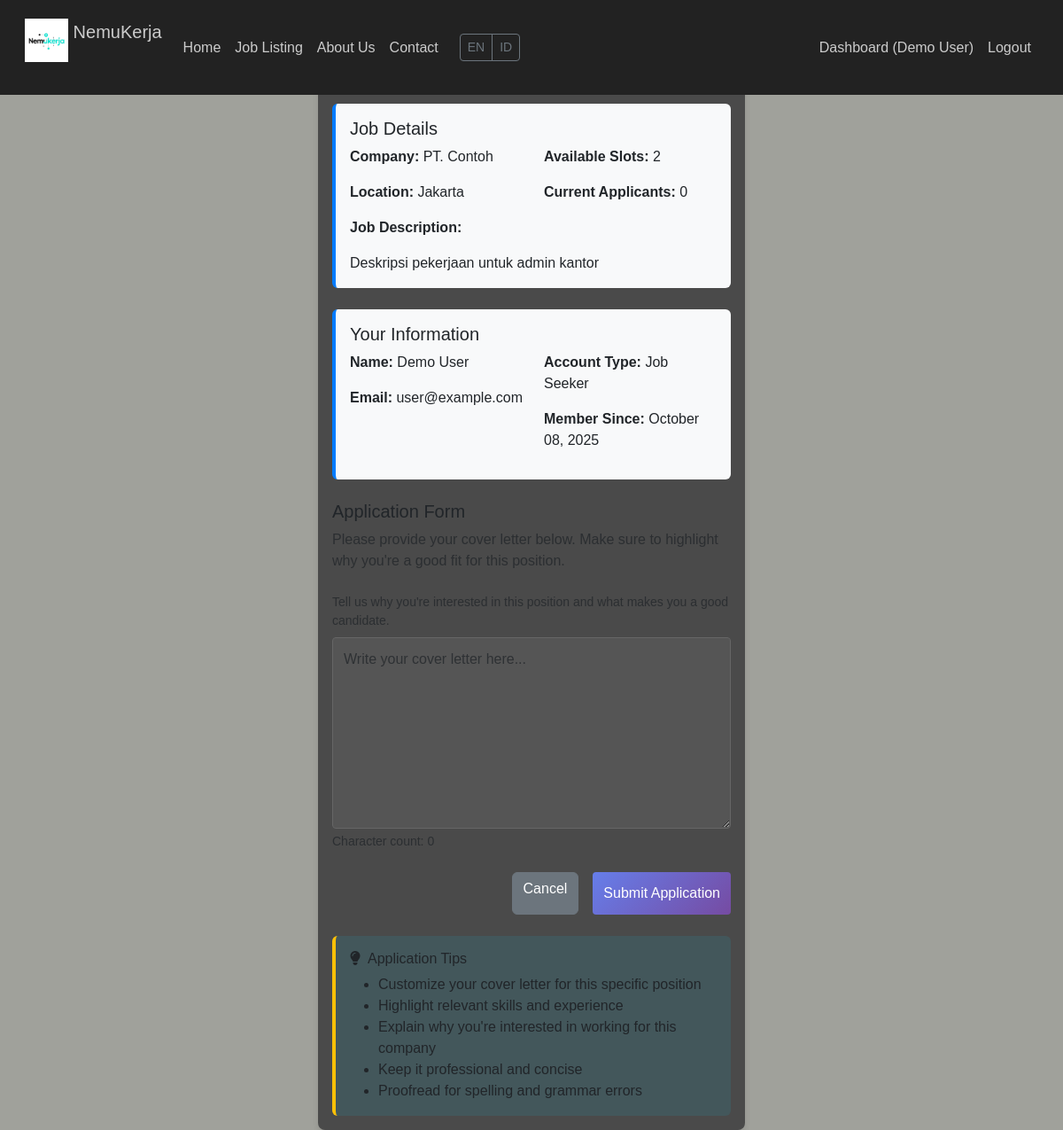
/apply/2 (signed in), run on the app's committed database.
### models.py (models this page shows)
class User(db.Model, UserMixin):
    __tablename__ = 'user'
    __table_args__ = {'extend_existing': True}
    id = db.Column(db.Integer, primary_key=True)
    email = db.Column(db.String(120), unique=True, nullable=False)
    password_hash = db.Column(db.String(128), nullable=False)
    role = db.Column(db.String(20), nullable=False)
    name = db.Column(db.String(100), nullable=False)
    phone = db.Column(db.String(20), nullable=True)
    created_at = db.Column(db.DateTime, default=datetime.utcnow)
    company = db.relationship('Company', backref='user', uselist=False, lazy=True)
    applications = db.relationship('Application', backref='applicant', lazy=True)

class Company(db.Model):
    __tablename__ = 'company'
    __table_args__ = {'extend_existing': True}
    id = db.Column(db.Integer, primary_key=True)
    user_id = db.Column(db.Integer, db.ForeignKey('user.id'), nullable=False)
    company_name = db.Column(db.String(100), nullable=False)
    description = db.Column(db.Text)
    website = db.Column(db.String(200))
    created_at = db.Column(db.DateTime, default=datetime.utcnow)
    jobs = db.relationship('Job', backref='company', lazy=True)

class Job(db.Model):
    __tablename__ = 'job'
    __table_args__ = {'extend_existing': True}
    id = db.Column(db.Integer, primary_key=True)
    title = db.Column(db.String(100), nullable=False)
    location = db.Column(db.String(100), nullable=False)
    description = db.Column(db.Text, nullable=False)
    slots = db.Column(db.Integer, nullable=False)
    is_open = db.Column(db.Boolean, default=True)
    company_id = db.Column(db.Integer, db.ForeignKey('company.id'), nullable=False)
    created_at = db.Column(db.DateTime, default=datetime.utcnow)
    applications = db.relationship('Application', backref='job', lazy=True)

### app.py (the view, shortened to what this page needs)
    @app.route('/apply/<int:job_id>', methods=['GET', 'POST'])
    @login_required
    def apply(job_id):
        if current_user.role != 'user':
            flash('Only job seekers can apply for jobs.', 'danger')
            return redirect(url_for('dashboard'))
        job = Job.query.get_or_404(job_id)
        form = ApplyForm()
        existing_application = Application.query.filter_by(
            user_id=current_user.id,
            job_id=job.id
        ).first()
        if existing_application:
            flash('You have already applied for this job.', 'warning')
            return redirect(url_for('dashboard'))
        if not job.is_open:
            flash('This job is closed.', 'warning')
            return redirect(url_for('dashboard'))
        return render_template('apply.html', form=form, job=job)

### forms.py
class ApplyForm(FlaskForm):
    cover_letter = TextAreaField('Cover Letter', validators=[DataRequired()])
    submit = SubmitField('Submit Application')

### templates/apply.html (shortened to what this page needs)
{% extends "base.html" %}
{% block content %}
<div class="row justify-content-center">
    <div class="col-md-8">
        <div class="card">
            <div class="card-header">
                <h4 class="mb-0">Apply for: {{ job.title }}</h4>
            </div>
            <div class="card-body">
                <div class="job-info mb-4 p-3 bg-light rounded">
                    <h5>Job Details</h5>
                    <div class="row">
                        <div class="col-md-6">
                            <p><strong>Company:</strong> {{ job.company.company_name }}</p>
                            <p><strong>Location:</strong> {{ job.location }}</p>
                        </div>
                        <div class="col-md-6">
                            <p><strong>Available Slots:</strong> {{ job.slots }}</p>
                            <p><strong>Current Applicants:</strong> {{ job.applications|length }}</p>
                        </div>
                    </div>
                    <p><strong>Job Description:</strong></p>
                    <p class="mb-0">{{ job.description }}</p>
                </div>
                <div class="applicant-info mb-4 p-3 bg-light rounded">
                    <h5>Your Information</h5>
                    <div class="row">
                        <div class="col-md-6">
                            <p><strong>Name:</strong> {{ current_user.name }}</p>
                            <p><strong>Email:</strong> {{ current_user.email }}</p>
                        </div>
                        <div class="col-md-6">
                            <p><strong>Account Type:</strong> Job Seeker</p>
                            <p><strong>Member Since:</strong> {{ current_user.created_at.strftime('%B %d, %Y') }}</p>
                        </div>
                    </div>
                </div>
                <div class="application-form">
                    <h5>Application Form</h5>
                    <p class="text-muted mb-4">Please provide your cover letter below. Make sure to highlight why you're a good fit for this position.</p>
                    <form method="POST" action="{{ url_for('apply', job_id=job.id) }}">
                        <div class="form-group mb-4">
                            <small class="text-muted d-block mb-2">
                                Tell us why you're interested in this position and what makes you a good candidate.
                            </small>
                            {{ form.cover_letter(class="form-control", rows="8", placeholder="Write your cover letter here...") }}
                        </div>
                        <div class="d-grid gap-2 d-md-flex justify-content-md-end">
                            <a href="{{ url_for('dashboard') }}" class="btn btn-secondary me-md-2">Cancel</a>
                            {{ form.submit(class="btn btn-primary") }}
                        </div>
                    </form>
                </div>
                <div class="application-tips mt-4 p-3 bg-info bg-opacity-10 rounded">
                    <h6><i class="fas fa-lightbulb me-2"></i>Application Tips</h6>
                    <ul class="mb-0">
                        <li>Customize your cover letter for this specific position</li>
                        <li>Highlight relevant skills and experience</li>
                        <li>Explain why you're interested in working for this company</li>
                        <li>Keep it professional and concise</li>
                        <li>Proofread for spelling and grammar errors</li>
                    </ul>
                </div>
            </div>
        </div>
    </div>
</div>
{% endblock %}

### templates/base.html (shortened to what this page needs)
<!DOCTYPE html>
<html lang="en">
<head>
    <link href="https://cdn.jsdelivr.net/npm/bootstrap@5.3.2/dist/css/bootstrap.min.css" rel="stylesheet">
    <link rel="stylesheet" href="{{ url_for('static', filename='style.css') }}">
    <link rel="stylesheet" href="https://cdnjs.cloudflare.com/ajax/libs/font-awesome/6.4.0/css/all.min.css">
</head>
<body>
    <nav class="navbar navbar-expand-lg fixed-top">
        <div class="container-fluid">
            <a class="navbar-brand" href="{{ url_for('index') }}">
                <img src="{{ url_for('static', filename='images/logopeb.png') }}" alt="NemuKerja Logo" width="49" height="49" class="d-inline-block align-top">
                NemuKerja
            </a>
            <div class="collapse navbar-collapse justify-content-center" id="navbarNav">
                <ul class="navbar-nav">
                    <li class="nav-item">
                        <a class="nav-link" href="{{ url_for('index') }}">Home</a>
                    </li>
                    <li class="nav-item">
                        <a class="nav-link" href="{{ url_for('dashboard') }}">Job Listing</a>
                    </li>
                    <li class="nav-item">
                        <a class="nav-link" href="{{ url_for('about') }}">About Us</a>
                    </li>
                    <li class="nav-item">
                        <a class="nav-link" href="{{ url_for('contact') }}">Contact</a>
                    </li>
                </ul>
                <div class="btn-group flagselection ms-3">
                    <button class="btn btn-sm btn-outline-secondary">EN</button>
                    <button class="btn btn-sm btn-outline-secondary">ID</button>
                </div>
                <ul class="navbar-nav ms-auto">
                    {% if current_user.is_authenticated %}
                        <li class="nav-item">
                            <a class="nav-link" href="{{ url_for('dashboard') }}">Dashboard ({{ current_user.name }})</a>
                        </li>
                        <li class="nav-item">
                            <a class="nav-link btn btn-outline-danger" href="{{ url_for('logout') }}">Logout</a>
                        </li>
                    {% endif %}
                </ul>
            </div>
        </div>
    </nav>
    <main class="main-content">
        {% block content %}{% endblock %}
    </main>
</body>
</html>

### static/style.css (style rules this page uses)
body { background-color: #A0A19B; font-family: Arial, sans-serif; display: flex; justify-content: center; align-items: center; min-height: 100vh; margin: 0; color: #ffffff; }
img { margin-bottom: 1rem; background-color: #555555; }
.form-group { position: relative; margin-bottom: 1.5rem; }
.form-control, .form-select { padding: 0.75rem; border-radius: 4px; border: 1px solid #666666; background-color: #555555; color: #ffffff; width: 100%; box-sizing: border-box; }
.form-group { margin-bottom: 1rem; }
.btn-primary { background-color: #555555; border-color: #555555; padding: 0.75rem; border-radius: 4px; color: #ffffff; }
.btn-outline-danger { border-color: #dc3545; color: #dc3545; }
.card { border: 1px solid #666666; border-radius: 8px; box-shadow: 0 2px 5px rgba(0, 0, 0, 0.3); background-color: #4a4a4a; }
.card-body { padding: 1rem; }
.navbar { background-color: #222222; padding: 1rem; }
.navbar-brand, .nav-link { color: #cccccc !important; }
body { padding-top: 56px; }
.job-info, .applicant-info { border-left: 4px solid #007bff; background-color: #f8f9fa; }
.application-tips { border-left: 4px solid #ffc107; background-color: #fff3cd; }

### templates/apply.html (style rules this page uses)
.job-info, .applicant-info { border-left: 4px solid #007bff; }
.application-tips { border-left: 4px solid #ffc107; }
.card { box-shadow: 0 4px 6px rgba(0, 0, 0, 0.1); border: none; }
.card-header { background: linear-gradient(135deg, #667eea 0%, #764ba2 100%); color: white; border-bottom: none; }
.btn-primary { background: linear-gradient(135deg, #667eea 0%, #764ba2 100%); border: none; }

### data on the page
User: name "Demo User", email "user@example.com", created_at "October 08, 2025"
Company: company.company_name "PT. Contoh"
Job: location "Jakarta", slots "2", description "Deskripsi pekerjaan untuk admin kantor"

### other printed values
{{ job.applications|length }} "0"
